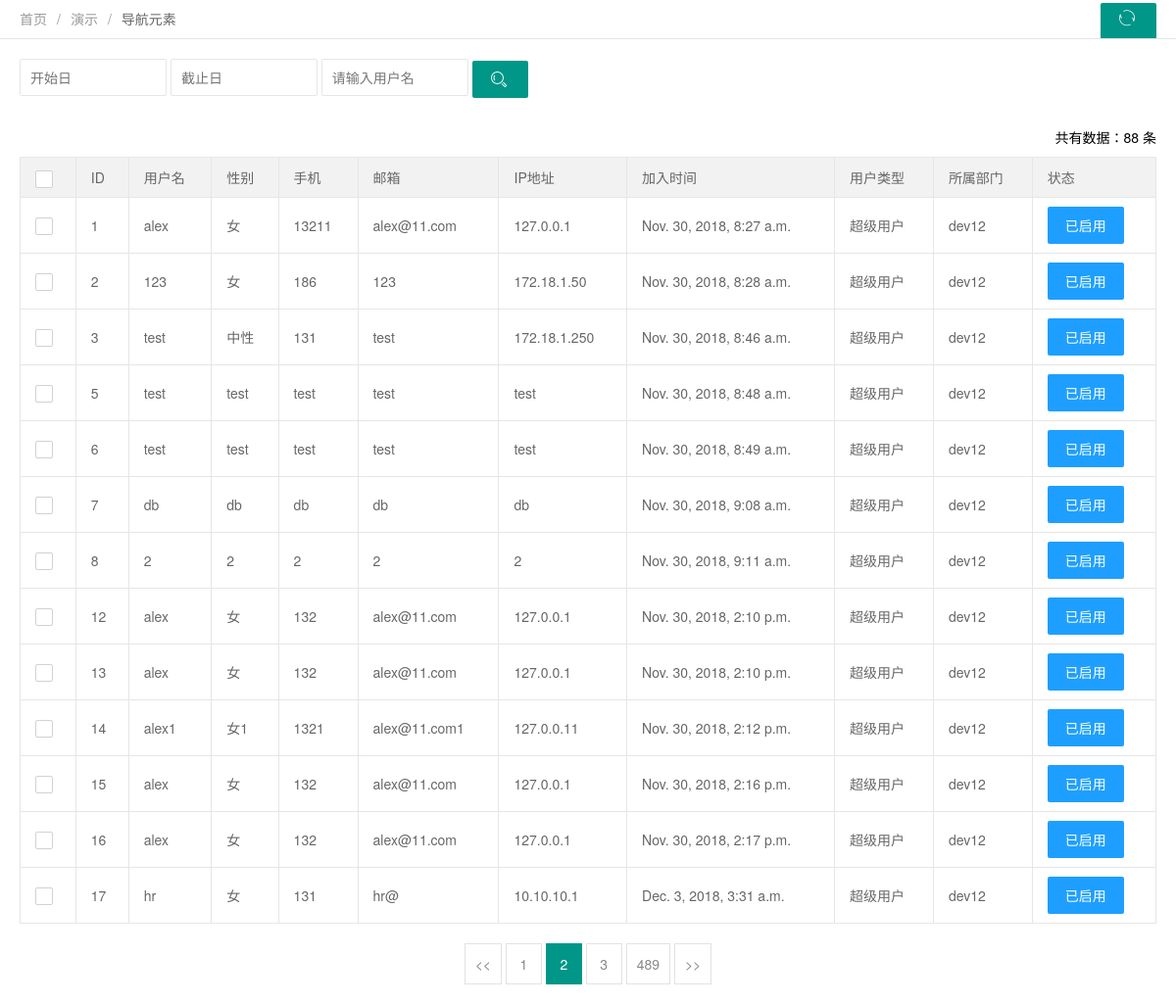
/um/user-list, run on the app's committed database.
### UserAdmin/models.py (models this page shows)
class UserInfo(models.Model):
    username = models.CharField(max_length=32,verbose_name="用户名")
    password = models.CharField(max_length=64,help_text="input password")
    email = models.EmailField(max_length=19,null=True)
    testurl = models.URLField(max_length=19, null=True)
    gender = models.CharField(max_length=16)
    phone = models.CharField(max_length=32,default=8868)
    testip = models.GenericIPAddressField(max_length=19, null=True)
    ctime = models.DateTimeField(auto_now_add=True,null=True)
    utime = models.DateTimeField(auto_now=True,null=True)
    user_tpye_choices = (
        (1,"超级用户"),
        (2,"普通用户"),
        (3,"开发用户"),
    )
    user_type_id = models.IntegerField(choices=user_tpye_choices,default=1)
    user_group = models.ForeignKey("UserGroup",to_field="uid",default=1)  #外键关联，现在就是user_info表里的内容与user_group表里的uid自增字段关联

class UserGroup(models.Model):
    uid = models.AutoField(primary_key=True)
    caption = models.CharField(max_length=32)
    dept = models.CharField(max_length=64,null=True)
    ctime = models.DateTimeField(auto_now_add=True,null=True)
    utime = models.DateTimeField(auto_now=True,null=True)

### UserAdmin/views.py (the view)
def userlist(request):
    user_list = models.UserInfo.objects.all()
    return render(request, "user-list.html",{'user_list':user_list})

### templates/user-list.html (shortened to what this page needs)
<!DOCTYPE html>
<html>
  <head>
    <link rel="stylesheet" href="/static/css/font.css">
    <link rel="stylesheet" href="/static/css/xadmin.css">
  </head>
  <body class="layui-anim layui-anim-up">
    <div class="x-nav">
      <span class="layui-breadcrumb">
        <a href="">首页</a>
        <a href="">演示</a>
        <a>
          <cite>导航元素</cite></a>
      </span>
      <a class="layui-btn layui-btn-small" style="line-height:1.6em;margin-top:3px;float:right" href="javascript:location.replace(location.href);" title="刷新">
        <i class="layui-icon" style="line-height:30px">ဂ</i></a>
    </div>
    <div class="x-body">
      <div class="layui-row">
        <form class="layui-form layui-col-md12 x-so">
          <input class="layui-input" placeholder="开始日" name="start" id="start">
          <input class="layui-input" placeholder="截止日" name="end" id="end">
          <input type="text" name="username"  placeholder="请输入用户名" autocomplete="off" class="layui-input">
          <button class="layui-btn"  lay-submit="" lay-filter="sreach"><i class="layui-icon">&#xe615;</i></button>
        </form>
      </div>
      <span class="x-right" style="line-height:40px">共有数据：88 条</span>
      <table class="layui-table">
        <thead>
          <tr>
            <th>
              <div class="layui-unselect header layui-form-checkbox" lay-skin="primary"><i class="layui-icon">&#xe605;</i></div>
            </th>
            <th>ID</th>
            <th>用户名</th>
            <th>性别</th>
            <th>手机</th>
            <th>邮箱</th>
            <th>IP地址</th>
            <th>加入时间</th>
            <th>用户类型</th>
            <th>所属部门</th>
            <th>状态</th>
        </thead>
        <tbody>
            {% for row in user_list %}
                <tr>
                <td>
                  <div class="layui-unselect layui-form-checkbox" lay-skin="primary" data-id='2'><i class="layui-icon">&#xe605;</i></div>
                </td>
                <td>{{ row.id }}</td>
                <td>{{ row.username }}</td>
                <td>{{ row.gender }}</td>
                <td>{{ row.phone }}</td>
                <td>{{ row.email }}</td>
                <td>{{ row.testip }}</td>
                <td>{{ row.ctime }}</td>
                <td>{{ row.get_user_type_id_display }}</td>
                <td>{{ row.user_group.dept }}</td>
                <td class="td-status">
                  <span class="layui-btn layui-btn-normal layui-btn-mini">已启用</span></td>
                </tr>
            {% endfor %}
        </tbody>
      </table>
      <div class="page">
        <div>
          <a class="prev" href="">&lt;&lt;</a>
          <a class="num" href="">1</a>
          <span class="current">2</span>
          <a class="num" href="">3</a>
          <a class="num" href="">489</a>
          <a class="next" href="">&gt;&gt;</a>
        </div>
      </div>
    </div>
  </body>
</html>

### static/css/xadmin.css (style rules this page uses)
* { margin: 0; padding: 0; font-family: "Helvetica Neue", Helvetica, Arial, sans-serif; }
a { text-decoration: none; }
html { width: 100%; height: 100%; overflow-x:hidden; overflow-y:auto; }
body { width: 100%; min-height: 100%; }
.x-body { padding: 20px; }
.x-nav { padding: 0 20px; position: relative; z-index: 99; border-bottom: 1px solid #e5e5e5; line-height: 39px; height: 39px; overflow: hidden; }
.x-right { float: right; }
.x-so { margin-bottom: 20px; }
.x-so input.layui-input { width: 150px; }
.x-so input.layui-input,.x-so input.layui-btn { display: inline-block; }
.page { margin-top: 20px; text-align: center; }
.page a { display: inline-block; background: #fff 0 0 no-repeat; color: #888; padding: 10px; min-width: 15px; border: 1px solid #E2E2E2; }
.page span { display: inline-block; padding: 10px; min-width: 15px; border: 1px solid #E2E2E2; }
.page span.current { display: inline-block; background: #009688 0 0 no-repeat; color: #fff; padding: 10px; min-width: 15px; border: 1px solid #009688; }
table th, table td { word-break: break-all; }

### data on the page
UserInfo: id "1", username "alex", gender "女", phone "13211", email "alex@11.com", testip "127.0.0.1", ctime "Nov. 30, 2018, 8:27 a.m.", user_type_id "超级用户", user_group.dept "dev12"
UserInfo: id "2", username "123", gender "女", phone "186", email "123", testip "172.18.1.50", ctime "Nov. 30, 2018, 8:28 a.m.", user_type_id "超级用户", user_group.dept "dev12"
UserInfo: id "3", username "test", gender "中性", phone "131", email "test", testip "172.18.1.250", ctime "Nov. 30, 2018, 8:46 a.m.", user_type_id "超级用户", user_group.dept "dev12"
UserInfo: id "5", username "test", gender "test", phone "test", email "test", testip "test", ctime "Nov. 30, 2018, 8:48 a.m.", user_type_id "超级用户", user_group.dept "dev12"
UserInfo: id "6", username "test", gender "test", phone "test", email "test", testip "test", ctime "Nov. 30, 2018, 8:49 a.m.", user_type_id "超级用户", user_group.dept "dev12"
UserInfo: id "7", username "db", gender "db", phone "db", email "db", testip "db", ctime "Nov. 30, 2018, 9:08 a.m.", user_type_id "超级用户", user_group.dept "dev12"
UserInfo: id "8", username "2", gender "2", phone "2", email "2", testip "2", ctime "Nov. 30, 2018, 9:11 a.m.", user_type_id "超级用户", user_group.dept "dev12"
UserInfo: id "12", username "alex", gender "女", phone "132", email "alex@11.com", testip "127.0.0.1", ctime "Nov. 30, 2018, 2:10 p.m.", user_type_id "超级用户", user_group.dept "dev12"
UserInfo: id "13", username "alex", gender "女", phone "132", email "alex@11.com", testip "127.0.0.1", ctime "Nov. 30, 2018, 2:10 p.m.", user_type_id "超级用户", user_group.dept "dev12"
UserInfo: id "14", username "alex1", gender "女1", phone "1321", email "alex@11.com1", testip "127.0.0.11", ctime "Nov. 30, 2018, 2:12 p.m.", user_type_id "超级用户", user_group.dept "dev12"
UserInfo: id "15", username "alex", gender "女", phone "132", email "alex@11.com", testip "127.0.0.1", ctime "Nov. 30, 2018, 2:16 p.m.", user_type_id "超级用户", user_group.dept "dev12"
UserInfo: id "16", username "alex", gender "女", phone "132", email "alex@11.com", testip "127.0.0.1", ctime "Nov. 30, 2018, 2:17 p.m.", user_type_id "超级用户", user_group.dept "dev12"
UserInfo: id "17", username "hr", gender "女", phone "131", email "hr@", testip "10.10.10.1", ctime "Dec. 3, 2018, 3:31 a.m.", user_type_id "超级用户", user_group.dept "dev12"
